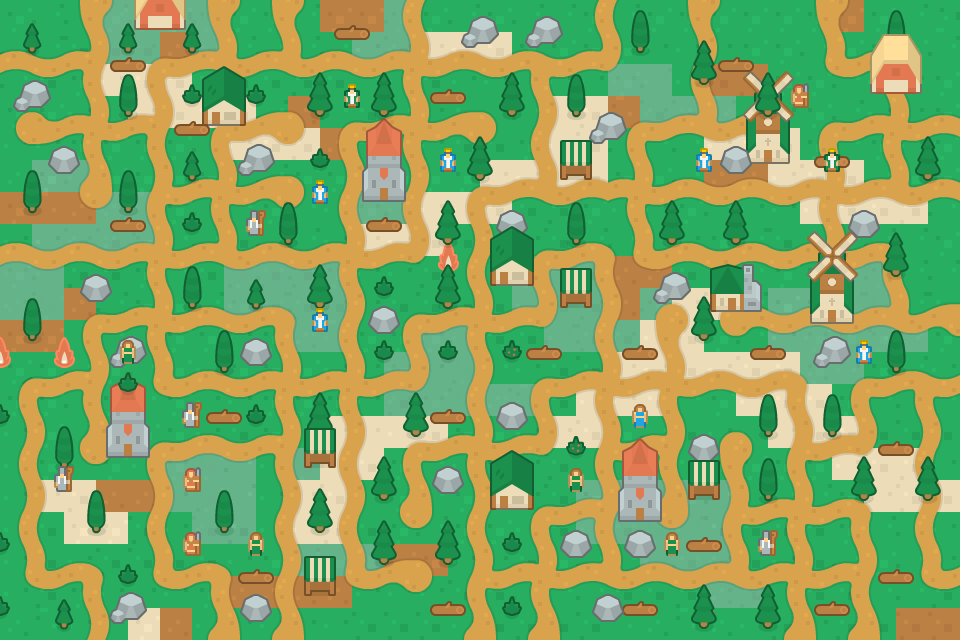

The image is a tile-based game level rendered from a .tmx file. Its description and source (layers, tilesets, objects; grid data summarised) follow:
An orthogonal 30x20 tile map with 32x32 px tiles, 15 tile layers (Background, Patch, Path, Green, ...), 2 tilesets.

<map version="1.10" tiledversion="1.10.2" orientation="orthogonal" renderorder="right-down" width="30" height="20" tilewidth="32" tileheight="32" infinite="0" nextlayerid="31" nextobjectid="1">
 <tileset firstgid="1" source="medieval_tilesheet.tsx" />
 <tileset firstgid="1211" source="background.tsx" />
 <group id="18" name="Path_Group" locked="1">
  <layer id="19" name="Background" width="30" height="20" locked="1">
   <data>[600 cells, 600 non-empty, 1 distinct tile ids]</data>
  </layer>
  <layer id="14" name="Patch" width="30" height="20" locked="1">
   <data>[600 cells, 8 non-empty, 8 distinct tile ids]</data>
  </layer>
  <layer id="13" name="Path" width="30" height="20" locked="1">
   <data>[600 cells, 556 non-empty, 64 distinct tile ids]</data>
  </layer>
 </group>
 <group id="21" name="Base_Group" locked="1">
  <layer id="1" name="Green" width="30" height="20" locked="1" tintcolor="#929292">
   <data>[600 cells, 600 non-empty, 9 distinct tile ids]</data>
  </layer>
  <layer id="15" name="Cobble" width="30" height="20" locked="1" opacity="0.47">
   <data>[600 cells, 115 non-empty, 6 distinct tile ids]</data>
  </layer>
  <layer id="9" name="Dirt" width="30" height="20" locked="1">
   <data>[600 cells, 110 non-empty, 7 distinct tile ids]</data>
  </layer>
 </group>
 <group id="28" name="Walk" locked="1">
  <layer id="22" name="WalkwayPatch" width="30" height="20" locked="1">
   <data>[600 cells, 8 non-empty, 8 distinct tile ids]</data>
  </layer>
  <layer id="20" name="Walkway" width="30" height="20" locked="1">
   <data>[600 cells, 556 non-empty, 64 distinct tile ids]</data>
  </layer>
 </group>
 <group id="23" name="Details" locked="1">
  <layer id="5" name="House" width="30" height="20" locked="1">
   <data>[600 cells, 40 non-empty, 16 distinct tile ids]</data>
  </layer>
  <layer id="6" name="HouseWindmillAttachment" width="30" height="20" locked="1">
   <data>[600 cells, 8 non-empty, 4 distinct tile ids]</data>
  </layer>
  <layer id="4" name="Log" width="30" height="20" locked="1">
   <data>[600 cells, 94 non-empty, 8 distinct tile ids]</data>
  </layer>
  <layer id="2" name="Rock" width="30" height="20" locked="1">
   <data>[600 cells, 92 non-empty, 8 distinct tile ids]</data>
  </layer>
  <layer id="3" name="Tree" width="30" height="20" locked="1">
   <data>[600 cells, 254 non-empty, 20 distinct tile ids]</data>
  </layer>
  <layer id="8" name="Shop" width="30" height="20" locked="1">
   <data>[600 cells, 42 non-empty, 16 distinct tile ids]</data>
  </layer>
  <layer id="7" name="People" width="30" height="20" locked="1">
   <data>[600 cells, 76 non-empty, 24 distinct tile ids]</data>
  </layer>
 </group>
</map>
